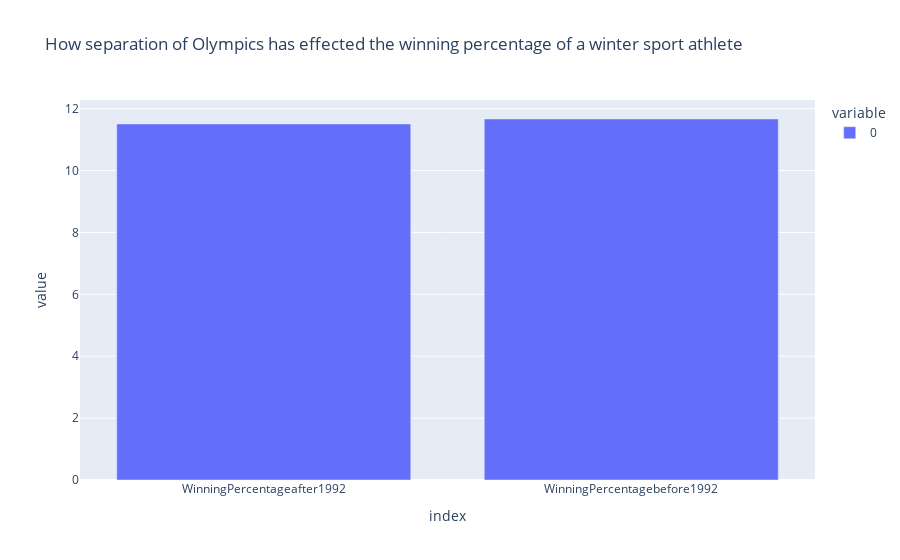

This figure's notebook cell:
### Code cell
fig=px.bar(Seriespercentage,title='How separation of Olympics has effected the winning percentage of a winter sport athlete')
fig.show()

### Figure 1 — Plotly figure (JSON) as saved in the notebook; plotly's stock layout.template omitted (floating-point values rounded to 4 significant figures)
{"data": [{"alignmentgroup": "True", "hovertemplate": "variable=0<br>index=%{x}<br>value=%{y}<extra></extra>", "legendgroup": "0", "marker": {"color": "#636efa", "pattern": {"shape": ""}}, "name": "0", "offsetgroup": "0", "orientation": "v", "showlegend": true, "textposition": "auto", "type": "bar", "x": ["WinningPercentageafter1992", "WinningPercentagebefore1992"], "xaxis": "x", "y": [11.51, 11.67], "yaxis": "y"}], "layout": {"autosize": true, "barmode": "relative", "legend": {"title": {"text": "variable"}, "tracegroupgap": 0}, "title": {"text": "How separation of Olympics has effected the winning percentage of a winter sport athlete"}, "xaxis": {"anchor": "y", "autorange": true, "domain": [0, 1], "range": [-0.5, 1.5], "title": {"text": "index"}, "type": "category"}, "yaxis": {"anchor": "x", "autorange": true, "domain": [0, 1], "range": [0, 12.28], "title": {"text": "value"}, "type": "linear"}}}
